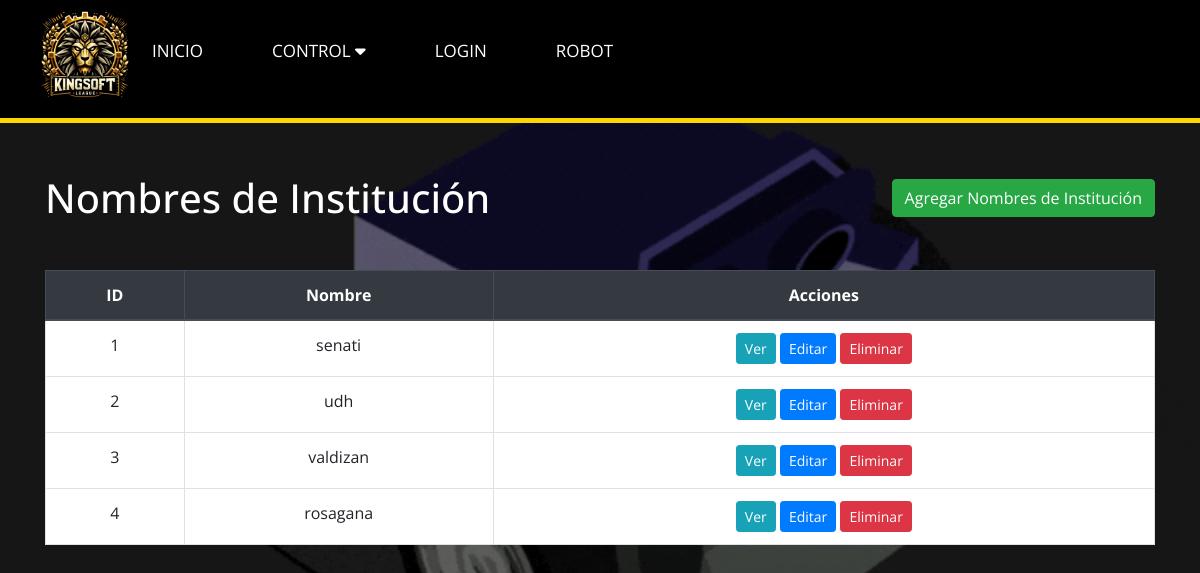
Before: /Versión_1/Diseño/NombreInstitucionView.php with the older database file.
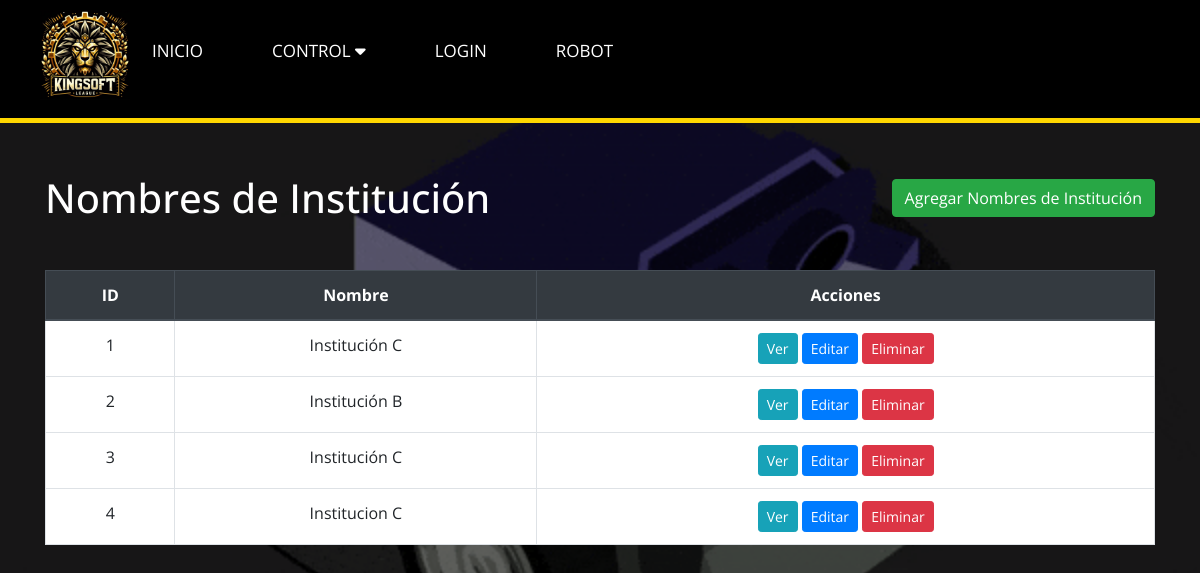
After: the same page with the newer database file.
### tables this page shows
CREATE TABLE `nombre_institucion` (
  `id` int(11) NOT NULL,
  `nombre` varchar(100) DEFAULT NULL
);

### Versión_1/Diseño/NombreInstitucionController.php (called while the page is built, shortened)
<?php
require_once 'NombreInstitucionModel.php';
class NombreInstitucionController {
    private $model;
    public function __construct($db) {
        $this->model = new NombreInstitucionModel($db);
    }
    public function getAllNombresInstitucion() {
        return $this->model->getAllNombresInstitucion();
    }
}
?>

### Versión_1/Diseño/NombreInstitucionModel.php (called while the page is built, shortened)
<?php
class NombreInstitucionModel {
    private $conn;
    public function __construct($db) {
        $this->conn = $db;
    }
    public function getAllNombresInstitucion() {
        $query = "SELECT * FROM nombre_institucion";
        $stmt = $this->conn->prepare($query);
        $stmt->execute();
        return $stmt;
    }
}
?>

### Versión_1/Diseño/NombreInstitucionView.php (the view, shortened to what this page needs)
<?php
require_once 'NombreInstitucionController.php';
$db = new PDO('mysql:host=localhost;dbname=datosks', 'root', '');
$controller = new NombreInstitucionController($db);
$nombres_institucion = $controller->getAllNombresInstitucion();
?>
<!DOCTYPE html>
<html lang="en">
<head>
    <link rel="stylesheet" href="https://maxcdn.bootstrapcdn.com/bootstrap/4.5.2/css/bootstrap.min.css">
</head>
<body>
<?php
    include 'navegador.php'
    ?>
<div class="container">
        <div class="d-flex justify-content-between align-items-center mb-4">
            <h1 class="mt-4 mb-4">Nombres de Institución</h1>
            <a href="agregar_club.php" class="btn btn-success">Agregar Nombres de Institución</a>
        </div>
        <table class="table table-bordered">
            <thead class="thead-dark">
                <tr>
                    <th>ID</th>
                    <th>Nombre</th>
                    <th>Acciones</th>
                </tr>
            </thead>
            <tbody>
                <?php while ($nombre_institucion = $nombres_institucion->fetch(PDO::FETCH_ASSOC)) : ?>
                    <tr>
                        <td><?php echo $nombre_institucion['id']; ?></td>
                        <td><?php echo $nombre_institucion['nombre']; ?></td>
                        <td>
                            <a href="vernombre.php?id=<?php echo $nombre_institucion['id']; ?>" class="btn btn-info btn-sm">Ver</a>
                            <a href="editarnombre.php?id=<?php echo $nombre_institucion['id']; ?>" class="btn btn-primary btn-sm">Editar</a>
                            <a href="eliminarnombre.php?id=<?php echo $nombre_institucion['id']; ?>" class="btn btn-danger btn-sm">Eliminar</a>
                        </td>
                    </tr>
                <?php endwhile; ?>
            </tbody>
        </table>
    </div>
</body>
</html>

Changed rows visible on the page:
changed nombre_institucion id 1: nombre "senati" → "Institución C"
changed nombre_institucion id 2: nombre "udh" → "Institución B"
changed nombre_institucion id 3: nombre "valdizan" → "Institución C"
changed nombre_institucion id 4: nombre "rosagana" → "Institucion C"
